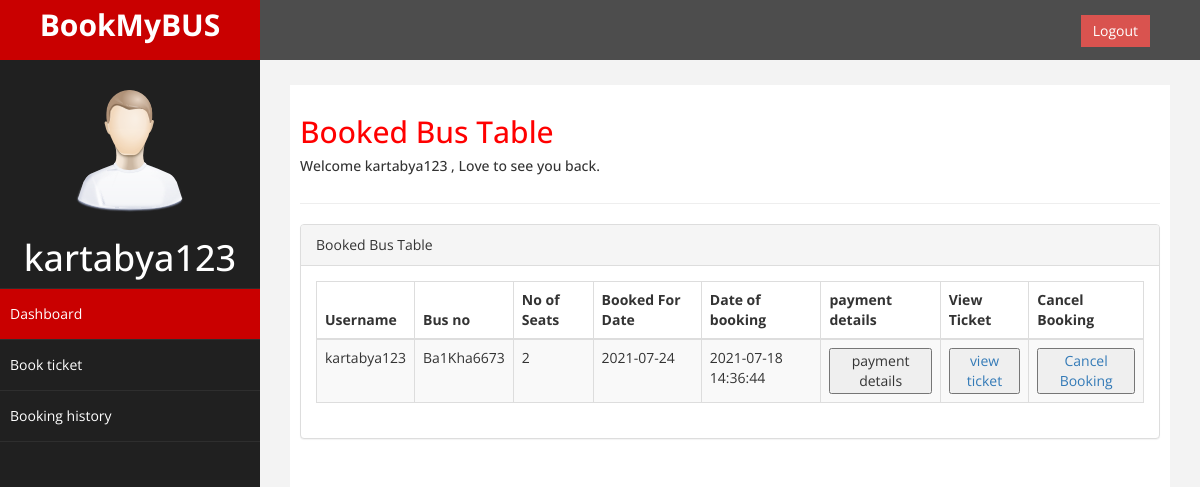
The page /user/bookinghistory.php (signed in) on the database its author committed.
### tables this page shows
CREATE TABLE `booking` (
  `Booking_id` int(11) NOT NULL,
  `booking_date` datetime NOT NULL DEFAULT current_timestamp(),
  `No_of_seats` int(11) NOT NULL,
  `Total_fare` int(11) NOT NULL,
  `UserId` int(11) NOT NULL,
  `Id` int(11) NOT NULL
);

CREATE TABLE `bus_registeration` (
  `bid` int(255) NOT NULL,
  `oid` int(255) NOT NULL,
  `bus_name` varchar(255) NOT NULL,
  `bus_no` varchar(255) NOT NULL,
  `origin` varchar(255) NOT NULL,
  `destination` varchar(255) NOT NULL
);

CREATE TABLE `bus_schedule` (
  `Id` int(11) NOT NULL,
  `bid` int(11) NOT NULL,
  `origin` varchar(255) NOT NULL,
  `destination` varchar(255) NOT NULL,
  `no_of_seats` int(11) NOT NULL,
  `date` date NOT NULL,
  `fare` int(11) NOT NULL,
  `arrival_time` time NOT NULL,
  `departure_time` time NOT NULL
);

### user/bookinghistory.php (the view, shortened to what this page needs)
<?php
require_once('../includes/dynamicquery.php');
$con=$query->connection();
$uid=$_SESSION['uid'];
$sel="SELECT * FROM booking INNER JOIN bus_schedule ON booking.Id=bus_schedule.Id INNER JOIN bus_registeration ON bus_schedule.bid=bus_registeration.bid WHERE UserId='$uid'";
$res=mysqli_query($con,$sel);
?>
<!DOCTYPE html>
<html>
<head>
      <?php
      include('../includes/head.php');
      ?>
</head>
<body>
            <?php
            include('../includes/dashboard2.php');
            ?>
             <div id="page-wrapper" >
            <div id="page-inner">
                <div class="row">
                    <div class="col-md-12">
                     <h2>Booked Bus Table</h2>
                        <h5>Welcome <?=$_SESSION['Username']?> , Love to see you back. </h5>
                    </div>
                </div>
                 <hr />
            <div class="row">
                <div class="col-md-12">
                    <div class="panel panel-default">
                        <div class="panel-heading">
                              Booked Bus Table
                        </div>
                        <div class="panel-body">
                            <div class="table-responsive">
                                <table class="table table-striped table-bordered table-hover" id="dataTables-example">
                                    <thead>
                                        <tr>
                                            <th>Username</th>
                                            <th>Bus no</th>
                                            <th>No of Seats</th>
                                            <th>Booked For Date</th>
                                            <th>Date of booking</th>
                                            <th>payment details</th>
                                            <th>View Ticket</th>
                                            <th>Cancel Booking</th>
                                        </tr>
                                    </thead>
                                    <tbody>
                                        <?php
                                        while ($row=mysqli_fetch_assoc($res)) {
                                        ?>
                                        <tr>
                                                <td><?=$_SESSION['Username']?></td>
                                                <td><?=$row['bus_no']?></td>
                                                <td><?=$row['No_of_seats']?></td>
                                                <td><?=$row['date']?></td>
                                                <td><?=$row['booking_date']?></td>
                                                <td><button data-toggle="modal" data-target="#myModal<?=$row['bid']?>">payment details</button></td>
                                                <td><button><a href="ticket.php?date=<?=$row['date']?>&busno=<?=$row['bus_no']?>&bdate=<?=$row['booking_date']?>&id=<?=$row['Id']?>">view ticket</a></button></td>
                                                <td><button>
                                                  <a href="cancelbooking.php?bdate=<?=$row['booking_date']?>&id=<?=$row['Id']?>&noofseats=<?=$row['No_of_seats']?>&fare=<?=$row['Total_fare']?>">Cancel Booking</a>
                                                </button></td>
                                          </tr>
                                   <?php
                                    }
                                   ?>
                                    </tbody>
                                </table>
                            </div>
                        </div>
                    </div>
                </div>
        </div>
    </body>
</html>

### assets/css/custom.css (style rules this page uses)
body { font-family: 'Open Sans', sans-serif; }
#page-wrapper { padding: 15px 15px; min-height: 600px; background:#F3F3F3; }
#page-inner { width:100%; margin:10px 20px 10px 0px; background-color:#fff!important; padding:10px; min-height:1200px; }
h2 { color: #f00; }
@media (min-width:768px) { #page-wrapper { margin: 0 0 0 260px; padding: 15px 30px; min-height: 1200px; } }

### rows shown on the page
booking: bus_registeration.bus_no "Ba1Kha6673", No_of_seats "2", Id.date "2021-07-24", booking_date "2021-07-18 14:36:44"

### other values the page prints
$_SESSION['Username'] "kartabya123"
